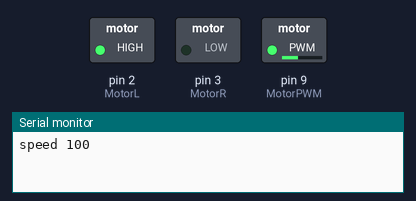
Bench run of a sketch on a simulated Arduino Uno, built with avr-gcc and run on an emulated ATmega328P. Shown: switched loads named in the sketch (green lamp = pin HIGH), the last lines printed to the serial monitor.

Above: at 0.05 s.
At 5.05 s:
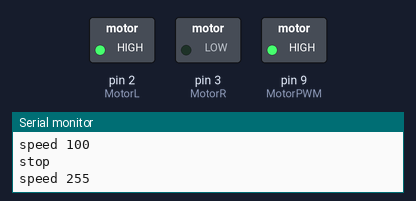
At 10.0 s:
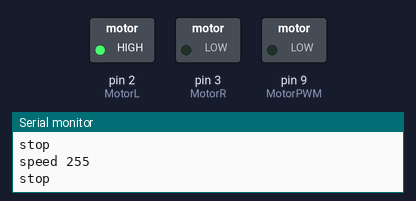
Timing chart, 0 to 11.5 s (numbered marks = the images above):
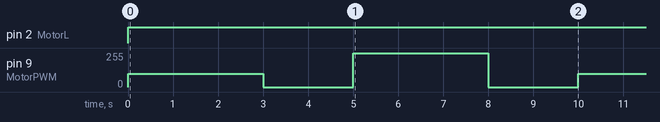

The sketch:

_26_motor_pwm.ino
```cpp
//  https://www.arduinoall.com/article/226/26-arduino-สอนใช้งาน-arduino-ควบคุมความเร็วมอเตอร์-dc-สัญญาณ-pwm

//Example By ArduinoAll
int MotorL = 2;
int MotorR = 3;
int MotorPWM = 9;
void setup() {
  pinMode(MotorL, OUTPUT);
  pinMode(MotorR, OUTPUT);
  pinMode(MotorPWM, OUTPUT);
  Serial.begin(9600);
}
void loop() {
  // สั่งให้มอเตอร์หมุนขวา
  digitalWrite(MotorL, 1);
  digitalWrite(MotorR, 0);

  // ปรับความเร็วมอเตอร์
  analogWrite(MotorPWM, 100); // ปรับความเร็วมอเตอร์เป็นระดับ 10
  Serial.println("speed 100");
  delay(3000);

  analogWrite(MotorPWM, 0);
  Serial.println("stop");
  delay(2000);

  analogWrite(MotorPWM, 255); // ปรับความเร็วมอเตอร์เป็นระดับ 255
  Serial.println("speed 255");
  delay(3000);

  analogWrite(MotorPWM, 0);
  Serial.println("stop");
  delay(2000);
}
```

Measured:
- by itself, pin 2 (MotorL): LOW → HIGH at 0.00 s
- by itself, pin 9 (MotorPWM): repeats every 10.0 s: 0/255 2.0 s, 255/255 3.0 s, 0/255 2.0 s, 100/255 3.0 s
